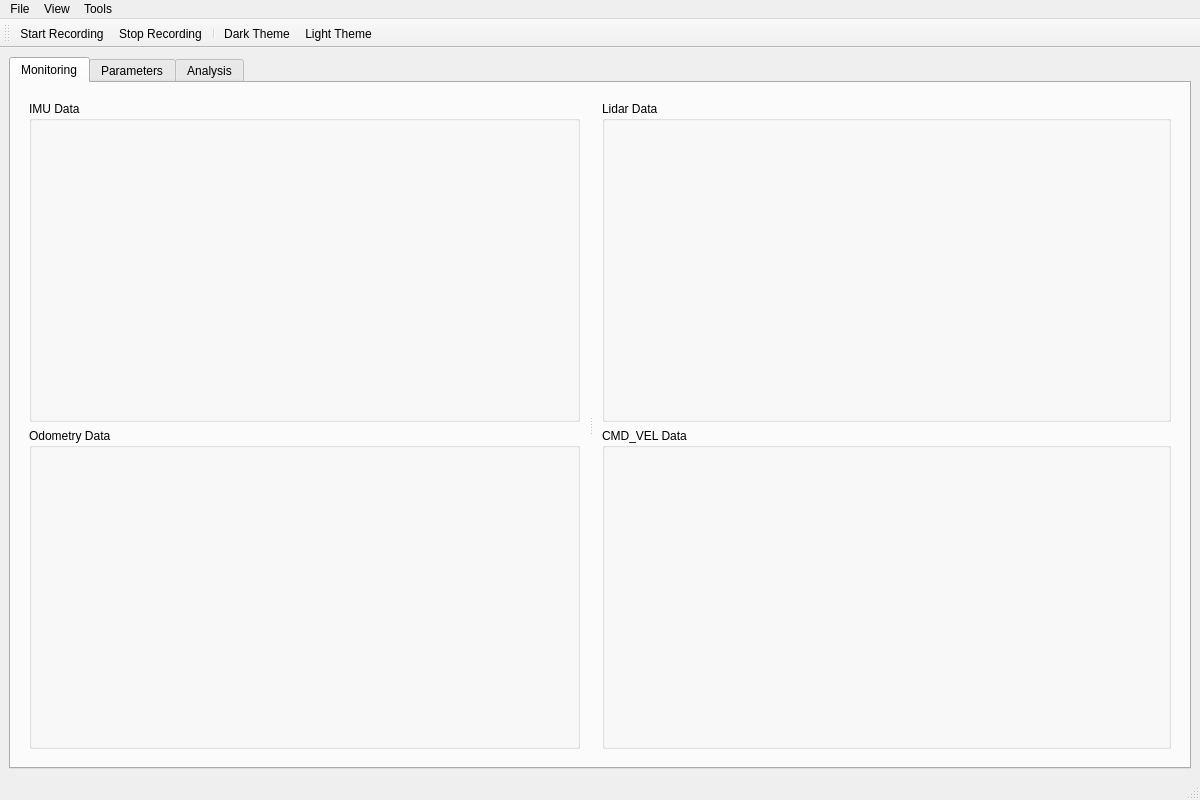
<?xml version="1.0" encoding="UTF-8"?>
<ui version="4.0">
 <class>MainWindow</class>
 <widget class="QMainWindow" name="MainWindow">
  <property name="geometry">
   <rect>
    <x>0</x>
    <y>0</y>
    <width>1200</width>
    <height>800</height>
   </rect>
  </property>
  <property name="windowTitle">
   <string>AMR Monitor</string>
  </property>
  <widget class="QWidget" name="centralwidget">
   <layout class="QVBoxLayout" name="verticalLayout">
    <item>
     <widget class="QTabWidget" name="mainTabWidget">
      <property name="currentIndex">
       <number>0</number>
      </property>
      <widget class="QWidget" name="monitorTab">
       <attribute name="title">
        <string>Monitoring</string>
       </attribute>
       <layout class="QHBoxLayout" name="horizontalLayout">
        <item>
         <widget class="QSplitter" name="monitorSplitter">
          <property name="orientation">
           <enum>Qt::Horizontal</enum>
          </property>
          <widget class="QFrame" name="leftFrame">
           <layout class="QVBoxLayout" name="verticalLayout_2">
            <item>
             <widget class="QGroupBox" name="imuGroup">
              <property name="title">
               <string>IMU Data</string>
              </property>
              <layout class="QVBoxLayout" name="verticalLayout_3">
               <item>
                <widget class="QWidget" name="imuPlotWidget" native="true"/>
               </item>
              </layout>
             </widget>
            </item>
            <item>
             <widget class="QGroupBox" name="odomGroup">
              <property name="title">
               <string>Odometry Data</string>
              </property>
              <layout class="QVBoxLayout" name="verticalLayout_4">
               <item>
                <widget class="QWidget" name="odomPlotWidget" native="true"/>
               </item>
              </layout>
             </widget>
            </item>
           </layout>
          </widget>
          <widget class="QFrame" name="rightFrame">
           <layout class="QVBoxLayout" name="verticalLayout_5">
            <item>
             <widget class="QGroupBox" name="lidarGroup">
              <property name="title">
               <string>Lidar Data</string>
              </property>
              <layout class="QVBoxLayout" name="verticalLayout_6">
               <item>
                <widget class="QWidget" name="lidarPlotWidget" native="true"/>
               </item>
              </layout>
             </widget>
            </item>
            <item>
             <widget class="QGroupBox" name="cmdVelGroup">
              <property name="title">
               <string>CMD_VEL Data</string>
              </property>
              <layout class="QVBoxLayout" name="verticalLayout_7">
               <item>
                <widget class="QWidget" name="cmdVelPlotWidget" native="true"/>
               </item>
              </layout>
             </widget>
            </item>
           </layout>
          </widget>
         </widget>
        </item>
       </layout>
      </widget>
      <widget class="QWidget" name="paramTab">
       <attribute name="title">
        <string>Parameters</string>
       </attribute>
       <layout class="QVBoxLayout" name="verticalLayout_8">
        <item>
         <widget class="QTabWidget" name="paramTabWidget">
          <widget class="QWidget" name="amclTab">
           <attribute name="title">
            <string>AMCL</string>
           </attribute>
          </widget>
          <widget class="QWidget" name="globalPlannerTab">
           <attribute name="title">
            <string>Global Planner</string>
           </attribute>
          </widget>
          <widget class="QWidget" name="localPlannerTab">
           <attribute name="title">
            <string>Local Planner</string>
           </attribute>
          </widget>
          <widget class="QWidget" name="costmapTab">
           <attribute name="title">
            <string>Costmap</string>
           </attribute>
          </widget>
         </widget>
        </item>
       </layout>
      </widget>
      <widget class="QWidget" name="analysisTab">
       <attribute name="title">
        <string>Analysis</string>
       </attribute>
      </widget>
     </widget>
    </item>
   </layout>
  </widget>
  <widget class="QMenuBar" name="menubar">
   <property name="geometry">
    <rect>
     <x>0</x>
     <y>0</y>
     <width>1200</width>
     <height>22</height>
    </rect>
   </property>
   <widget class="QMenu" name="menuFile">
    <property name="title">
     <string>File</string>
    </property>
    <addaction name="actionSave_Data"/>
    <addaction name="actionLoad_Data"/>
    <addaction name="separator"/>
    <addaction name="actionExit"/>
   </widget>
   <widget class="QMenu" name="menuView">
    <property name="title">
     <string>View</string>
    </property>
    <addaction name="actionDark_Theme"/>
    <addaction name="actionLight_Theme"/>
    <addaction name="separator"/>
    <addaction name="actionReset_Layout"/>
   </widget>
   <widget class="QMenu" name="menuTools">
    <property name="title">
     <string>Tools</string>
    </property>
    <addaction name="actionStart_Recording"/>
    <addaction name="actionStop_Recording"/>
    <addaction name="separator"/>
    <addaction name="actionExport_Data"/>
   </widget>
   <addaction name="menuFile"/>
   <addaction name="menuView"/>
   <addaction name="menuTools"/>
  </widget>
  <widget class="QStatusBar" name="statusbar"/>
  <widget class="QToolBar" name="toolBar">
   <property name="windowTitle">
    <string>toolBar</string>
   </property>
   <attribute name="toolBarArea">
    <enum>TopToolBarArea</enum>
   </attribute>
   <attribute name="toolBarBreak">
    <bool>false</bool>
   </attribute>
   <addaction name="actionStart_Recording"/>
   <addaction name="actionStop_Recording"/>
   <addaction name="separator"/>
   <addaction name="actionDark_Theme"/>
   <addaction name="actionLight_Theme"/>
  </widget>
  <action name="actionSave_Data">
   <property name="text">
    <string>Save Data</string>
   </property>
  </action>
  <action name="actionLoad_Data">
   <property name="text">
    <string>Load Data</string>
   </property>
  </action>
  <action name="actionExit">
   <property name="text">
    <string>Exit</string>
   </property>
  </action>
  <action name="actionDark_Theme">
   <property name="text">
    <string>Dark Theme</string>
   </property>
  </action>
  <action name="actionLight_Theme">
   <property name="text">
    <string>Light Theme</string>
   </property>
  </action>
  <action name="actionReset_Layout">
   <property name="text">
    <string>Reset Layout</string>
   </property>
  </action>
  <action name="actionStart_Recording">
   <property name="icon">
    <iconset>
     <normaloff>icons/record.png</normaloff>icons/record.png</iconset>
   </property>
   <property name="text">
    <string>Start Recording</string>
   </property>
  </action>
  <action name="actionStop_Recording">
   <property name="icon">
    <iconset>
     <normaloff>icons/stop.png</normaloff>icons/stop.png</iconset>
   </property>
   <property name="text">
    <string>Stop Recording</string>
   </property>
  </action>
  <action name="actionExport_Data">
   <property name="text">
    <string>Export Data</string>
   </property>
  </action>
 </widget>
 <resources/>
 <connections/>
</ui>
